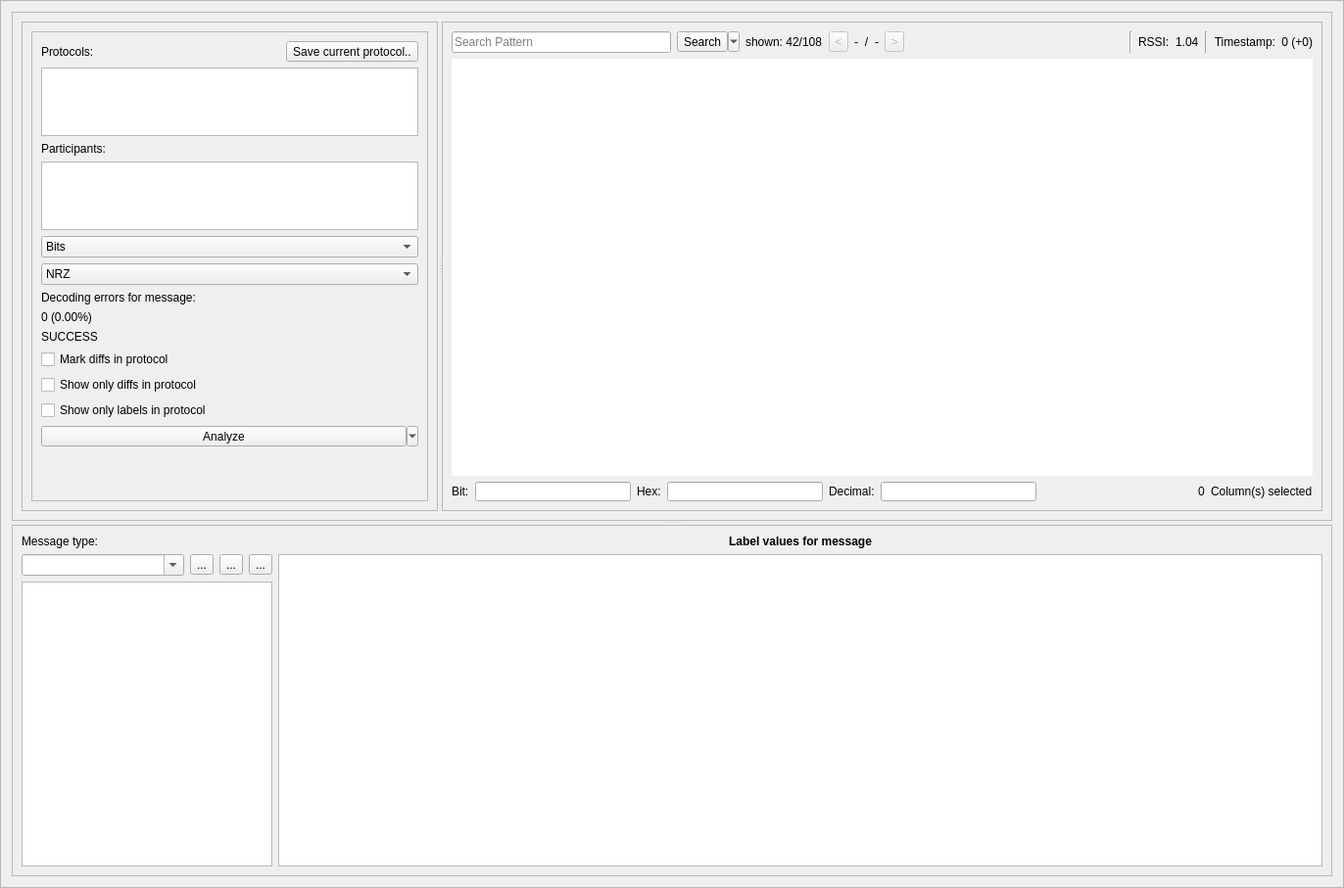
<?xml version="1.0" encoding="UTF-8"?>
<ui version="4.0">
 <class>FAnalysis</class>
 <widget class="QFrame" name="FAnalysis">
  <property name="geometry">
   <rect>
    <x>0</x>
    <y>0</y>
    <width>1372</width>
    <height>907</height>
   </rect>
  </property>
  <property name="sizePolicy">
   <sizepolicy hsizetype="Preferred" vsizetype="Preferred">
    <horstretch>0</horstretch>
    <verstretch>0</verstretch>
   </sizepolicy>
  </property>
  <property name="focusPolicy">
   <enum>Qt::ClickFocus</enum>
  </property>
  <property name="acceptDrops">
   <bool>true</bool>
  </property>
  <property name="windowTitle">
   <string>Frame</string>
  </property>
  <property name="frameShape">
   <enum>QFrame::StyledPanel</enum>
  </property>
  <property name="frameShadow">
   <enum>QFrame::Raised</enum>
  </property>
  <property name="lineWidth">
   <number>1</number>
  </property>
  <property name="midLineWidth">
   <number>0</number>
  </property>
  <layout class="QVBoxLayout" name="verticalLayout_2">
   <item>
    <widget class="QSplitter" name="splitter">
     <property name="orientation">
      <enum>Qt::Vertical</enum>
     </property>
     <widget class="QFrame" name="frame_2">
      <property name="frameShape">
       <enum>QFrame::StyledPanel</enum>
      </property>
      <property name="frameShadow">
       <enum>QFrame::Raised</enum>
      </property>
      <layout class="QVBoxLayout" name="verticalLayout_4">
       <item>
        <widget class="QSplitter" name="splitter_2">
         <property name="orientation">
          <enum>Qt::Horizontal</enum>
         </property>
         <widget class="QFrame" name="frame_4">
          <property name="sizePolicy">
           <sizepolicy hsizetype="Preferred" vsizetype="Preferred">
            <horstretch>0</horstretch>
            <verstretch>0</verstretch>
           </sizepolicy>
          </property>
          <property name="frameShape">
           <enum>QFrame::StyledPanel</enum>
          </property>
          <property name="frameShadow">
           <enum>QFrame::Raised</enum>
          </property>
          <layout class="QVBoxLayout" name="verticalLayout_8">
           <item>
            <widget class="QScrollArea" name="scrollArea">
             <property name="widgetResizable">
              <bool>true</bool>
             </property>
             <widget class="QWidget" name="scrollAreaWidgetContents">
              <property name="geometry">
               <rect>
                <x>0</x>
                <y>0</y>
                <width>322</width>
                <height>497</height>
               </rect>
              </property>
              <layout class="QVBoxLayout" name="verticalLayout">
               <item>
                <layout class="QHBoxLayout" name="horizontalLayout_2">
                 <item>
                  <widget class="QLabel" name="label_5">
                   <property name="text">
                    <string>Protocols:</string>
                   </property>
                  </widget>
                 </item>
                 <item>
                  <widget class="QToolButton" name="btnSaveProto">
                   <property name="sizePolicy">
                    <sizepolicy hsizetype="Fixed" vsizetype="Fixed">
                     <horstretch>0</horstretch>
                     <verstretch>0</verstretch>
                    </sizepolicy>
                   </property>
                   <property name="maximumSize">
                    <size>
                     <width>16777215</width>
                     <height>16777215</height>
                    </size>
                   </property>
                   <property name="baseSize">
                    <size>
                     <width>0</width>
                     <height>0</height>
                    </size>
                   </property>
                   <property name="text">
                    <string>Save current protocol..</string>
                   </property>
                   <property name="icon">
                    <iconset theme="document-save">
                     <normaloff>.</normaloff>.</iconset>
                   </property>
                   <property name="toolButtonStyle">
                    <enum>Qt::ToolButtonIconOnly</enum>
                   </property>
                  </widget>
                 </item>
                </layout>
               </item>
               <item>
                <widget class="ProtocolTreeView" name="treeViewProtocols">
                 <property name="sizePolicy">
                  <sizepolicy hsizetype="Minimum" vsizetype="Preferred">
                   <horstretch>0</horstretch>
                   <verstretch>0</verstretch>
                  </sizepolicy>
                 </property>
                 <property name="acceptDrops">
                  <bool>true</bool>
                 </property>
                 <property name="dragEnabled">
                  <bool>true</bool>
                 </property>
                 <property name="dragDropOverwriteMode">
                  <bool>false</bool>
                 </property>
                 <property name="dragDropMode">
                  <enum>QAbstractItemView::DragDrop</enum>
                 </property>
                 <property name="defaultDropAction">
                  <enum>Qt::IgnoreAction</enum>
                 </property>
                 <property name="selectionMode">
                  <enum>QAbstractItemView::SingleSelection</enum>
                 </property>
                 <property name="selectionBehavior">
                  <enum>QAbstractItemView::SelectRows</enum>
                 </property>
                 <property name="animated">
                  <bool>true</bool>
                 </property>
                 <attribute name="headerVisible">
                  <bool>false</bool>
                 </attribute>
                </widget>
               </item>
               <item>
                <widget class="QLabel" name="label_4">
                 <property name="text">
                  <string>Participants:</string>
                 </property>
                </widget>
               </item>
               <item>
                <widget class="QListView" name="listViewParticipants">
                 <property name="sizePolicy">
                  <sizepolicy hsizetype="Preferred" vsizetype="Expanding">
                   <horstretch>0</horstretch>
                   <verstretch>0</verstretch>
                  </sizepolicy>
                 </property>
                </widget>
               </item>
               <item>
                <widget class="QComboBox" name="cbProtoView">
                 <property name="sizePolicy">
                  <sizepolicy hsizetype="Preferred" vsizetype="Fixed">
                   <horstretch>0</horstretch>
                   <verstretch>0</verstretch>
                  </sizepolicy>
                 </property>
                 <property name="toolTip">
                  <string>&lt;html&gt;&lt;head/&gt;&lt;body&gt;&lt;p&gt;Set the desired view here.&lt;/p&gt;&lt;/body&gt;&lt;/html&gt;</string>
                 </property>
                 <item>
                  <property name="text">
                   <string>Bits</string>
                  </property>
                 </item>
                 <item>
                  <property name="text">
                   <string>Hex</string>
                  </property>
                 </item>
                 <item>
                  <property name="text">
                   <string>ASCII</string>
                  </property>
                 </item>
                </widget>
               </item>
               <item>
                <widget class="QComboBox" name="cbDecoding">
                 <property name="sizePolicy">
                  <sizepolicy hsizetype="Preferred" vsizetype="Fixed">
                   <horstretch>0</horstretch>
                   <verstretch>0</verstretch>
                  </sizepolicy>
                 </property>
                 <property name="sizeAdjustPolicy">
                  <enum>QComboBox::AdjustToContents</enum>
                 </property>
                 <item>
                  <property name="text">
                   <string>NRZ</string>
                  </property>
                 </item>
                 <item>
                  <property name="text">
                   <string>Manchester</string>
                  </property>
                 </item>
                 <item>
                  <property name="text">
                   <string>Manchester II</string>
                  </property>
                 </item>
                 <item>
                  <property name="text">
                   <string>Differential Manchester</string>
                  </property>
                 </item>
                 <item>
                  <property name="text">
                   <string>...</string>
                  </property>
                 </item>
                </widget>
               </item>
               <item>
                <widget class="QLabel" name="lEncodingErrors">
                 <property name="sizePolicy">
                  <sizepolicy hsizetype="Maximum" vsizetype="Preferred">
                   <horstretch>0</horstretch>
                   <verstretch>0</verstretch>
                  </sizepolicy>
                 </property>
                 <property name="text">
                  <string>Decoding errors for message:</string>
                 </property>
                </widget>
               </item>
               <item>
                <widget class="QLabel" name="lDecodingErrorsValue">
                 <property name="sizePolicy">
                  <sizepolicy hsizetype="Preferred" vsizetype="Preferred">
                   <horstretch>0</horstretch>
                   <verstretch>0</verstretch>
                  </sizepolicy>
                 </property>
                 <property name="text">
                  <string>0 (0.00%)     </string>
                 </property>
                </widget>
               </item>
               <item>
                <widget class="QLabel" name="labelDecodingState">
                 <property name="text">
                  <string>SUCCESS</string>
                 </property>
                </widget>
               </item>
               <item>
                <widget class="QCheckBox" name="cbShowDiffs">
                 <property name="sizePolicy">
                  <sizepolicy hsizetype="Fixed" vsizetype="Fixed">
                   <horstretch>0</horstretch>
                   <verstretch>0</verstretch>
                  </sizepolicy>
                 </property>
                 <property name="text">
                  <string>Mark diffs in protocol</string>
                 </property>
                </widget>
               </item>
               <item>
                <widget class="QCheckBox" name="chkBoxShowOnlyDiffs">
                 <property name="text">
                  <string>Show only diffs in protocol</string>
                 </property>
                </widget>
               </item>
               <item>
                <widget class="QCheckBox" name="chkBoxOnlyShowLabelsInProtocol">
                 <property name="text">
                  <string>Show only labels in protocol</string>
                 </property>
                </widget>
               </item>
               <item>
                <widget class="QToolButton" name="btnAnalyze">
                 <property name="sizePolicy">
                  <sizepolicy hsizetype="Preferred" vsizetype="Fixed">
                   <horstretch>0</horstretch>
                   <verstretch>0</verstretch>
                  </sizepolicy>
                 </property>
                 <property name="text">
                  <string>Analyze</string>
                 </property>
                 <property name="popupMode">
                  <enum>QToolButton::MenuButtonPopup</enum>
                 </property>
                 <property name="toolButtonStyle">
                  <enum>Qt::ToolButtonTextOnly</enum>
                 </property>
                </widget>
               </item>
               <item>
                <widget class="QStackedWidget" name="stackedWidgetLogicAnalysis">
                 <property name="sizePolicy">
                  <sizepolicy hsizetype="Preferred" vsizetype="Preferred">
                   <horstretch>0</horstretch>
                   <verstretch>0</verstretch>
                  </sizepolicy>
                 </property>
                 <property name="currentIndex">
                  <number>0</number>
                 </property>
                 <widget class="QWidget" name="pageButtonAnalyzer">
                  <layout class="QVBoxLayout" name="verticalLayout_5"/>
                 </widget>
                 <widget class="QWidget" name="pageProgressBar">
                  <layout class="QVBoxLayout" name="verticalLayout_6">
                   <item>
                    <widget class="QProgressBar" name="progressBarLogicAnalyzer">
                     <property name="sizePolicy">
                      <sizepolicy hsizetype="Preferred" vsizetype="Fixed">
                       <horstretch>0</horstretch>
                       <verstretch>0</verstretch>
                      </sizepolicy>
                     </property>
                     <property name="value">
                      <number>24</number>
                     </property>
                    </widget>
                   </item>
                  </layout>
                 </widget>
                </widget>
               </item>
              </layout>
             </widget>
            </widget>
           </item>
          </layout>
         </widget>
         <widget class="QFrame" name="frame_3">
          <property name="frameShape">
           <enum>QFrame::StyledPanel</enum>
          </property>
          <property name="frameShadow">
           <enum>QFrame::Raised</enum>
          </property>
          <layout class="QVBoxLayout" name="verticalLayout_3">
           <item>
            <layout class="QGridLayout" name="gridLayout_2">
             <item row="0" column="0">
              <widget class="QLineEdit" name="lineEditSearch">
               <property name="sizePolicy">
                <sizepolicy hsizetype="Expanding" vsizetype="Fixed">
                 <horstretch>0</horstretch>
                 <verstretch>0</verstretch>
                </sizepolicy>
               </property>
               <property name="acceptDrops">
                <bool>false</bool>
               </property>
               <property name="placeholderText">
                <string>Search Pattern</string>
               </property>
               <property name="clearButtonEnabled">
                <bool>true</bool>
               </property>
              </widget>
             </item>
             <item row="0" column="1">
              <widget class="QToolButton" name="btnSearchSelectFilter">
               <property name="text">
                <string>Search</string>
               </property>
               <property name="popupMode">
                <enum>QToolButton::MenuButtonPopup</enum>
               </property>
               <property name="toolButtonStyle">
                <enum>Qt::ToolButtonTextOnly</enum>
               </property>
              </widget>
             </item>
             <item row="0" column="2">
              <widget class="QLabel" name="lFilterShown">
               <property name="text">
                <string>shown: 42/108</string>
               </property>
              </widget>
             </item>
             <item row="0" column="3">
              <widget class="QToolButton" name="btnPrevSearch">
               <property name="enabled">
                <bool>false</bool>
               </property>
               <property name="sizePolicy">
                <sizepolicy hsizetype="Preferred" vsizetype="Fixed">
                 <horstretch>0</horstretch>
                 <verstretch>0</verstretch>
                </sizepolicy>
               </property>
               <property name="maximumSize">
                <size>
                 <width>20</width>
                 <height>16777215</height>
                </size>
               </property>
               <property name="text">
                <string>&lt;</string>
               </property>
               <property name="icon">
                <iconset theme="go-previous">
                 <normaloff>.</normaloff>.</iconset>
               </property>
              </widget>
             </item>
             <item row="0" column="4">
              <widget class="QLabel" name="lSearchCurrent">
               <property name="sizePolicy">
                <sizepolicy hsizetype="Preferred" vsizetype="Preferred">
                 <horstretch>0</horstretch>
                 <verstretch>0</verstretch>
                </sizepolicy>
               </property>
               <property name="styleSheet">
                <string notr="true">QLabel
{
    qproperty-alignment: AlignCenter;
}</string>
               </property>
               <property name="text">
                <string>-</string>
               </property>
              </widget>
             </item>
             <item row="0" column="5">
              <widget class="QLabel" name="lSlash">
               <property name="sizePolicy">
                <sizepolicy hsizetype="Preferred" vsizetype="Preferred">
                 <horstretch>0</horstretch>
                 <verstretch>0</verstretch>
                </sizepolicy>
               </property>
               <property name="text">
                <string>/</string>
               </property>
               <property name="alignment">
                <set>Qt::AlignCenter</set>
               </property>
              </widget>
             </item>
             <item row="0" column="6">
              <widget class="QLabel" name="lSearchTotal">
               <property name="sizePolicy">
                <sizepolicy hsizetype="Preferred" vsizetype="Preferred">
                 <horstretch>0</horstretch>
                 <verstretch>0</verstretch>
                </sizepolicy>
               </property>
               <property name="styleSheet">
                <string notr="true">QLabel
{
    qproperty-alignment: AlignCenter;
}</string>
               </property>
               <property name="text">
                <string>-</string>
               </property>
              </widget>
             </item>
             <item row="0" column="7">
              <widget class="QToolButton" name="btnNextSearch">
               <property name="enabled">
                <bool>false</bool>
               </property>
               <property name="sizePolicy">
                <sizepolicy hsizetype="Preferred" vsizetype="Fixed">
                 <horstretch>0</horstretch>
                 <verstretch>0</verstretch>
                </sizepolicy>
               </property>
               <property name="maximumSize">
                <size>
                 <width>20</width>
                 <height>16777215</height>
                </size>
               </property>
               <property name="text">
                <string>&gt;</string>
               </property>
               <property name="icon">
                <iconset theme="go-next">
                 <normaloff>.</normaloff>.</iconset>
               </property>
              </widget>
             </item>
             <item row="0" column="8">
              <spacer name="horizontalSpacer_2">
               <property name="orientation">
                <enum>Qt::Horizontal</enum>
               </property>
               <property name="sizeType">
                <enum>QSizePolicy::Expanding</enum>
               </property>
               <property name="sizeHint" stdset="0">
                <size>
                 <width>60</width>
                 <height>20</height>
                </size>
               </property>
              </spacer>
             </item>
             <item row="0" column="9">
              <widget class="Line" name="line">
               <property name="orientation">
                <enum>Qt::Vertical</enum>
               </property>
              </widget>
             </item>
             <item row="0" column="10">
              <widget class="QLabel" name="label_2">
               <property name="toolTip">
                <string>&lt;html&gt;&lt;head/&gt;&lt;body&gt;&lt;p&gt;The &lt;span style=&quot; font-weight:600;&quot;&gt;Received Signal Strength Indicator&lt;/span&gt; indicates the average signal power of the current message.&lt;/p&gt;&lt;/body&gt;&lt;/html&gt;</string>
               </property>
               <property name="text">
                <string>RSSI:</string>
               </property>
              </widget>
             </item>
             <item row="0" column="11">
              <widget class="QLabel" name="lblRSSI">
               <property name="toolTip">
                <string>&lt;html&gt;&lt;head/&gt;&lt;body&gt;&lt;p&gt;The &lt;span style=&quot; font-weight:600;&quot;&gt;Received Signal Strength Indicator&lt;/span&gt; indicates the average signal power of the current message.&lt;/p&gt;&lt;/body&gt;&lt;/html&gt;</string>
               </property>
               <property name="text">
                <string>1.04</string>
               </property>
              </widget>
             </item>
             <item row="0" column="12">
              <widget class="Line" name="line_2">
               <property name="orientation">
                <enum>Qt::Vertical</enum>
               </property>
              </widget>
             </item>
             <item row="0" column="13">
              <widget class="QLabel" name="label_3">
               <property name="toolTip">
                <string>&lt;html&gt;&lt;head/&gt;&lt;body&gt;&lt;p&gt;The &lt;span style=&quot; font-weight:600;&quot;&gt;Message Start&lt;/span&gt; is the point in time when a protocol message begins. Additionally the relative time (+ ...) from the previous message is shown.&lt;/p&gt;&lt;/body&gt;&lt;/html&gt;</string>
               </property>
               <property name="text">
                <string>Timestamp:</string>
               </property>
               <property name="alignment">
                <set>Qt::AlignRight|Qt::AlignTrailing|Qt::AlignVCenter</set>
               </property>
              </widget>
             </item>
             <item row="0" column="14">
              <widget class="QLabel" name="lTime">
               <property name="sizePolicy">
                <sizepolicy hsizetype="Preferred" vsizetype="Preferred">
                 <horstretch>0</horstretch>
                 <verstretch>0</verstretch>
                </sizepolicy>
               </property>
               <property name="toolTip">
                <string>&lt;html&gt;&lt;head/&gt;&lt;body&gt;&lt;p&gt;The &lt;span style=&quot; font-weight:600;&quot;&gt;Message&lt;/span&gt;&lt;span style=&quot; font-weight:600;&quot;&gt;Start&lt;/span&gt; is the point in time when a protocol message begins. Additionally the relative time (+ ...) from the previous message is shown.&lt;/p&gt;&lt;/body&gt;&lt;/html&gt;</string>
               </property>
               <property name="text">
                <string>0 (+0)</string>
               </property>
               <property name="textFormat">
                <enum>Qt::PlainText</enum>
               </property>
               <property name="alignment">
                <set>Qt::AlignRight|Qt::AlignTrailing|Qt::AlignVCenter</set>
               </property>
              </widget>
             </item>
            </layout>
           </item>
           <item>
            <widget class="ProtocolTableView" name="tblViewProtocol">
             <property name="sizePolicy">
              <sizepolicy hsizetype="Expanding" vsizetype="Expanding">
               <horstretch>0</horstretch>
               <verstretch>0</verstretch>
              </sizepolicy>
             </property>
             <property name="acceptDrops">
              <bool>true</bool>
             </property>
             <property name="autoFillBackground">
              <bool>true</bool>
             </property>
             <property name="frameShape">
              <enum>QFrame::NoFrame</enum>
             </property>
             <property name="frameShadow">
              <enum>QFrame::Sunken</enum>
             </property>
             <property name="lineWidth">
              <number>1</number>
             </property>
             <property name="autoScroll">
              <bool>true</bool>
             </property>
             <property name="dragDropMode">
              <enum>QAbstractItemView::DropOnly</enum>
             </property>
             <property name="alternatingRowColors">
              <bool>true</bool>
             </property>
             <property name="selectionMode">
              <enum>QAbstractItemView::ExtendedSelection</enum>
             </property>
             <property name="textElideMode">
              <enum>Qt::ElideNone</enum>
             </property>
             <property name="verticalScrollMode">
              <enum>QAbstractItemView::ScrollPerPixel</enum>
             </property>
             <property name="horizontalScrollMode">
              <enum>QAbstractItemView::ScrollPerPixel</enum>
             </property>
             <property name="showGrid">
              <bool>false</bool>
             </property>
             <property name="gridStyle">
              <enum>Qt::NoPen</enum>
             </property>
             <property name="sortingEnabled">
              <bool>false</bool>
             </property>
             <property name="wordWrap">
              <bool>false</bool>
             </property>
             <property name="cornerButtonEnabled">
              <bool>false</bool>
             </property>
             <attribute name="horizontalHeaderDefaultSectionSize">
              <number>40</number>
             </attribute>
            </widget>
           </item>
           <item>
            <layout class="QHBoxLayout" name="horizontalLayout_3">
             <item>
              <widget class="QLabel" name="lBits">
               <property name="sizePolicy">
                <sizepolicy hsizetype="Fixed" vsizetype="Fixed">
                 <horstretch>0</horstretch>
                 <verstretch>0</verstretch>
                </sizepolicy>
               </property>
               <property name="maximumSize">
                <size>
                 <width>16777215</width>
                 <height>15</height>
                </size>
               </property>
               <property name="text">
                <string>Bit:</string>
               </property>
              </widget>
             </item>
             <item>
              <widget class="QLineEdit" name="lBitsSelection">
               <property name="maximumSize">
                <size>
                 <width>16777215</width>
                 <height>20</height>
                </size>
               </property>
               <property name="acceptDrops">
                <bool>false</bool>
               </property>
               <property name="readOnly">
                <bool>true</bool>
               </property>
              </widget>
             </item>
             <item>
              <widget class="QLabel" name="lHex">
               <property name="sizePolicy">
                <sizepolicy hsizetype="Fixed" vsizetype="Fixed">
                 <horstretch>0</horstretch>
                 <verstretch>0</verstretch>
                </sizepolicy>
               </property>
               <property name="maximumSize">
                <size>
                 <width>16777215</width>
                 <height>15</height>
                </size>
               </property>
               <property name="text">
                <string>Hex:</string>
               </property>
              </widget>
             </item>
             <item>
              <widget class="QLineEdit" name="lHexSelection">
               <property name="maximumSize">
                <size>
                 <width>16777215</width>
                 <height>20</height>
                </size>
               </property>
               <property name="acceptDrops">
                <bool>false</bool>
               </property>
               <property name="readOnly">
                <bool>true</bool>
               </property>
              </widget>
             </item>
             <item>
              <widget class="QLabel" name="lDecimal">
               <property name="sizePolicy">
                <sizepolicy hsizetype="Fixed" vsizetype="Fixed">
                 <horstretch>0</horstretch>
                 <verstretch>0</verstretch>
                </sizepolicy>
               </property>
               <property name="maximumSize">
                <size>
                 <width>16777215</width>
                 <height>15</height>
                </size>
               </property>
               <property name="text">
                <string>Decimal:</string>
               </property>
              </widget>
             </item>
             <item>
              <widget class="QLineEdit" name="lDecimalSelection">
               <property name="maximumSize">
                <size>
                 <width>16777215</width>
                 <height>20</height>
                </size>
               </property>
               <property name="acceptDrops">
                <bool>false</bool>
               </property>
               <property name="readOnly">
                <bool>true</bool>
               </property>
              </widget>
             </item>
             <item>
              <spacer name="horizontalSpacer">
               <property name="orientation">
                <enum>Qt::Horizontal</enum>
               </property>
               <property name="sizeHint" stdset="0">
                <size>
                 <width>40</width>
                 <height>20</height>
                </size>
               </property>
              </spacer>
             </item>
             <item>
              <widget class="QLabel" name="lNumSelectedColumns">
               <property name="sizePolicy">
                <sizepolicy hsizetype="Fixed" vsizetype="Preferred">
                 <horstretch>0</horstretch>
                 <verstretch>0</verstretch>
                </sizepolicy>
               </property>
               <property name="text">
                <string>0</string>
               </property>
              </widget>
             </item>
             <item>
              <widget class="QLabel" name="lColumnsSelectedText">
               <property name="text">
                <string>Column(s) selected</string>
               </property>
              </widget>
             </item>
            </layout>
           </item>
          </layout>
         </widget>
        </widget>
       </item>
      </layout>
     </widget>
     <widget class="QFrame" name="frame">
      <property name="frameShape">
       <enum>QFrame::StyledPanel</enum>
      </property>
      <property name="frameShadow">
       <enum>QFrame::Raised</enum>
      </property>
      <layout class="QGridLayout" name="gridLayout">
       <item row="0" column="0">
        <widget class="QLabel" name="label">
         <property name="sizePolicy">
          <sizepolicy hsizetype="Preferred" vsizetype="Fixed">
           <horstretch>0</horstretch>
           <verstretch>0</verstretch>
          </sizepolicy>
         </property>
         <property name="text">
          <string>Message type:</string>
         </property>
        </widget>
       </item>
       <item row="1" column="1" rowspan="2">
        <widget class="LabelValueTableView" name="tblLabelValues">
         <property name="sizePolicy">
          <sizepolicy hsizetype="Expanding" vsizetype="Preferred">
           <horstretch>0</horstretch>
           <verstretch>0</verstretch>
          </sizepolicy>
         </property>
         <property name="alternatingRowColors">
          <bool>true</bool>
         </property>
         <property name="showGrid">
          <bool>false</bool>
         </property>
         <attribute name="horizontalHeaderVisible">
          <bool>true</bool>
         </attribute>
         <attribute name="horizontalHeaderCascadingSectionResizes">
          <bool>false</bool>
         </attribute>
         <attribute name="horizontalHeaderDefaultSectionSize">
          <number>150</number>
         </attribute>
         <attribute name="horizontalHeaderStretchLastSection">
          <bool>true</bool>
         </attribute>
         <attribute name="verticalHeaderVisible">
          <bool>false</bool>
         </attribute>
        </widget>
       </item>
       <item row="2" column="0">
        <widget class="ProtocolLabelListView" name="listViewLabelNames">
         <property name="sizePolicy">
          <sizepolicy hsizetype="Preferred" vsizetype="Preferred">
           <horstretch>0</horstretch>
           <verstretch>0</verstretch>
          </sizepolicy>
         </property>
         <property name="acceptDrops">
          <bool>false</bool>
         </property>
         <property name="toolTip">
          <string>Manage your estimations for protocol fields here. To add custom field types use Rightclick -&gt; Edit.</string>
         </property>
        </widget>
       </item>
       <item row="0" column="1">
        <widget class="QLabel" name="lblLabelValues">
         <property name="sizePolicy">
          <sizepolicy hsizetype="Preferred" vsizetype="Fixed">
           <horstretch>0</horstretch>
           <verstretch>0</verstretch>
          </sizepolicy>
         </property>
         <property name="font">
          <font>
           <weight>75</weight>
           <bold>true</bold>
          </font>
         </property>
         <property name="text">
          <string>Label values for message</string>
         </property>
         <property name="alignment">
          <set>Qt::AlignCenter</set>
         </property>
        </widget>
       </item>
       <item row="1" column="0">
        <layout class="QHBoxLayout" name="horizontalLayout">
         <item>
          <widget class="QComboBox" name="cbMessagetypes">
           <property name="editable">
            <bool>true</bool>
           </property>
           <property name="insertPolicy">
            <enum>QComboBox::NoInsert</enum>
           </property>
          </widget>
         </item>
         <item>
          <widget class="QToolButton" name="btnMessagetypeSettings">
           <property name="toolTip">
            <string>Settings for message type</string>
           </property>
           <property name="text">
            <string>...</string>
           </property>
           <property name="icon">
            <iconset theme="preferences-other">
             <normaloff>.</normaloff>.</iconset>
           </property>
          </widget>
         </item>
         <item>
          <widget class="QToolButton" name="btnAddMessagetype">
           <property name="toolTip">
            <string>Add a new message type</string>
           </property>
           <property name="text">
            <string>...</string>
           </property>
           <property name="icon">
            <iconset theme="list-add">
             <normaloff>.</normaloff>.</iconset>
           </property>
          </widget>
         </item>
         <item>
          <widget class="QToolButton" name="btnRemoveMessagetype">
           <property name="toolTip">
            <string>Delete current message type</string>
           </property>
           <property name="text">
            <string>...</string>
           </property>
           <property name="icon">
            <iconset theme="list-remove">
             <normaloff>.</normaloff>.</iconset>
           </property>
          </widget>
         </item>
        </layout>
       </item>
      </layout>
     </widget>
    </widget>
   </item>
  </layout>
 </widget>
 <customwidgets>
  <customwidget>
   <class>ProtocolLabelListView</class>
   <extends>QListView</extends>
   <header>urh.ui.views.ProtocolLabelListView.h</header>
  </customwidget>
  <customwidget>
   <class>ProtocolTableView</class>
   <extends>QTableView</extends>
   <header>urh.ui.views.ProtocolTableView.h</header>
  </customwidget>
  <customwidget>
   <class>LabelValueTableView</class>
   <extends>QTableView</extends>
   <header>urh.ui.views.LabelValueTableView.h</header>
  </customwidget>
  <customwidget>
   <class>ProtocolTreeView</class>
   <extends>QTreeView</extends>
   <header>urh.ui.views.ProtocolTreeView.h</header>
  </customwidget>
 </customwidgets>
 <resources>
  <include location="urh.qrc"/>
 </resources>
 <connections/>
</ui>
